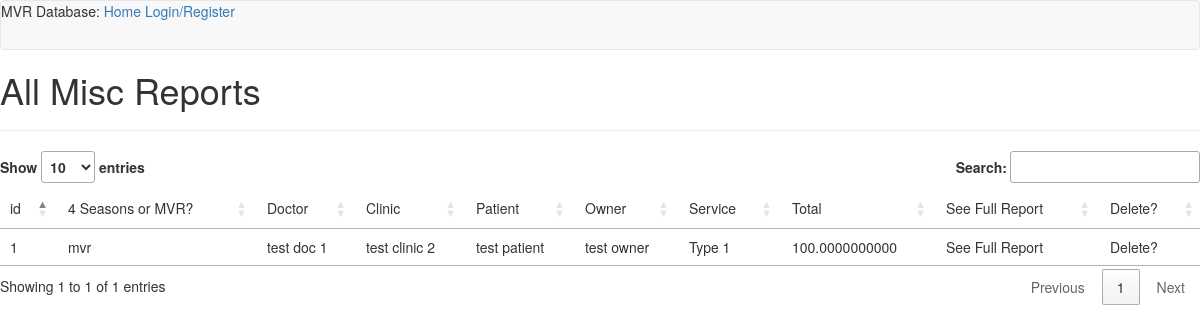
The page /misctable on the database its author committed.
### app/models.py (models this page shows, shortened)
class Report_Misc(db.Model):
    id = db.Column(db.Integer, primary_key=True)
    doctor = db.Column(db.String(24))
    docSerialNum = db.Column(db.String(20))
    clinicSerialNum = db.Column(db.Integer())
    clinicName = db.Column(db.String(24))
    mvr4seasons = db.Column(db.String(24))
    patient = db.Column(db.String(24))
    owner = db.Column(db.String(24))
    service = db.Column(db.String(24))
    SvcTotal = db.Column(db.Numeric)
    Misc_Service_Description = db.Column(db.String(300))
    date = db.Column(db.String(12))
    timestamp = db.Column(db.DateTime, index=True, default=datetime.utcnow)

### app/routes.py (the view)
@app.route('/misctable', methods=['GET'])
def miscTable():
    reports = Report_Misc.query.all()
    return render_template('/tables/miscReportTable.html', title='All Misc Reports', reports=reports)

### app/templates/tables/miscReportTable.html (shortened to what this page needs)
{% extends "base.html" %}
{% block app_content %}
<script src="https://code.jquery.com/jquery-3.4.1.slim.min.js"></script>
<link rel="stylesheet" type="text/css" href="https://cdn.datatables.net/1.10.19/css/jquery.dataTables.min.css">
<h1>All Misc Reports</h1>
<hr />
    <table id="table-1">
        <thead>
            <tr>
                <td>id</td><td>4 Seasons or MVR?</td><td>Doctor</td><td>Clinic</td><td>Patient</td><td>Owner</td><td>Service</td><td>Total</td><td>See Full Report</td><td>Delete?</td>
            </tr>
        </thead>
        <tbody>
        {% for r in reports %}
        <tr>
            <td>{{ r.id }}</td><td>{{ r.mvr4seasons }}</td><td>{{ r.doctor }}</td><td>{{ r.clinicName }}</td><td>{{ r.patient }}</td><td>{{ r.owner }}</td><td>{{ r.service }}</td><td>{{ r.SvcTotal }}</td><td> See Full Report </td><td>Delete?</td>
        </tr>
        {% endfor %}
        </tbody>
    </table>
{% endblock %}

### rows shown on the page
Report_Misc: id "1", mvr4seasons "mvr", doctor "test doc 1", clinicName "test clinic 2", patient "test patient", owner "test owner", service "Type 1", SvcTotal "100.0000000000"
